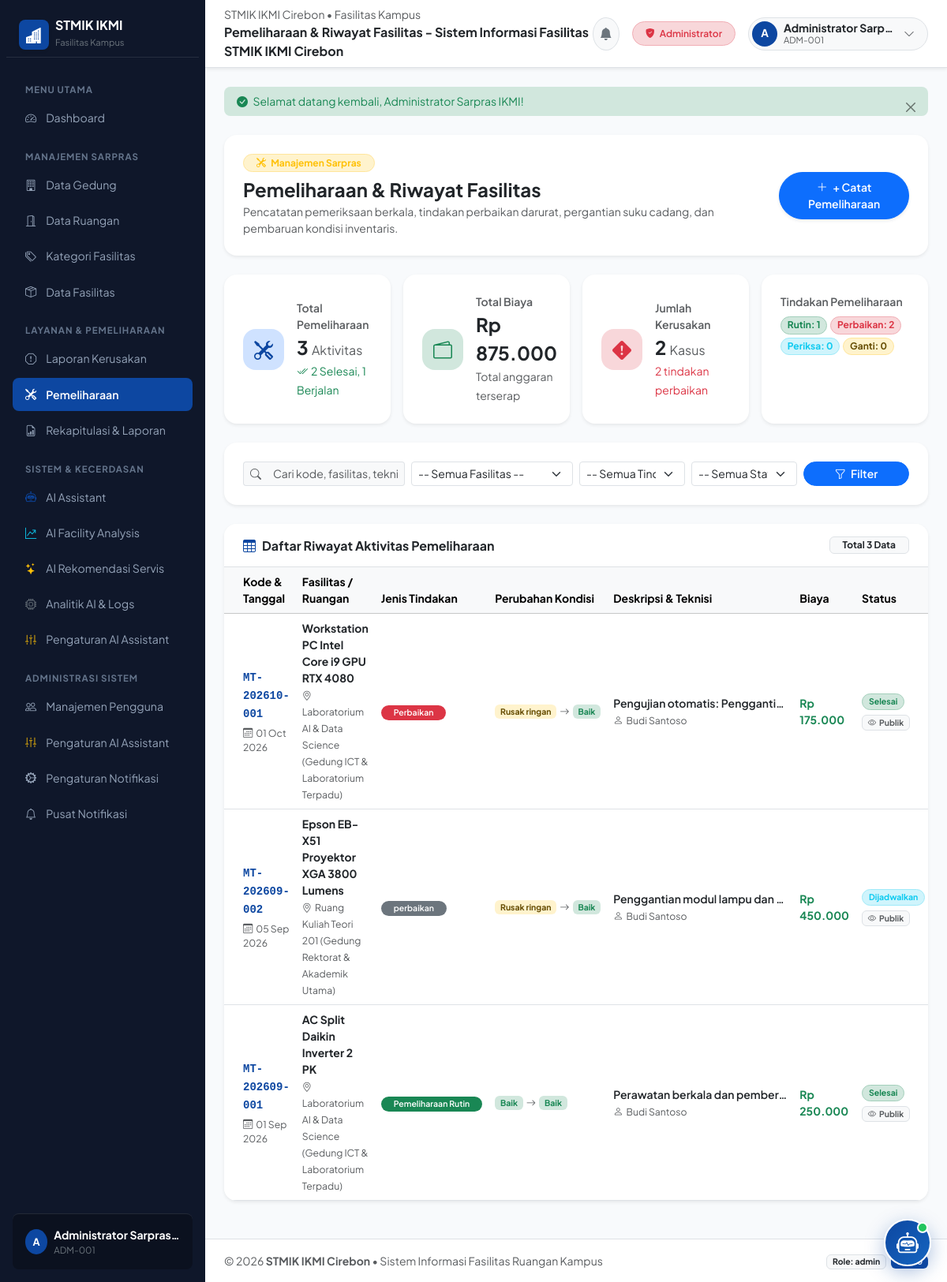
/public/pemeliharaan (signed in), run on the app's committed database.
### tables this page shows
CREATE TABLE `pemeliharaan` (
  `id` int unsigned NOT NULL AUTO_INCREMENT,
  `kode_pemeliharaan` varchar(50) NOT NULL,
  `fasilitas_id` int unsigned NOT NULL,
  `laporan_id` int unsigned DEFAULT NULL,
  `petugas_id` int unsigned NOT NULL COMMENT 'User dengan role Petugas Sarpras',
  `tanggal` date DEFAULT NULL,
  `tanggal_mulai` date NOT NULL,
  `tanggal_selesai` date DEFAULT NULL,
  `jenis_tindakan` varchar(50) NOT NULL DEFAULT 'Pemeliharaan Rutin',
  `kondisi_sebelum` enum('baik','rusak_ringan','rusak_berat','tidak_layak','hilang') NOT NULL DEFAULT 'baik',
  `kondisi_sesudah` enum('baik','rusak_ringan','rusak_berat','tidak_layak','hilang') NOT NULL DEFAULT 'baik',
  `deskripsi` text,
  `biaya` decimal(12,2) NOT NULL DEFAULT '0.00',
  `keterangan` text,
  `status` enum('dijadwalkan','sedang_dikerjakan','selesai','batal') NOT NULL DEFAULT 'dijadwalkan',
  `tampil_publik` tinyint(1) NOT NULL DEFAULT '1' COMMENT '1 = Tampil untuk publik/pengguna, 0 = Internal sarpras',
  `created_at` timestamp NOT NULL DEFAULT CURRENT_TIMESTAMP,
  `updated_at` timestamp NOT NULL DEFAULT CURRENT_TIMESTAMP ON UPDATE CURRENT_TIMESTAMP,
  PRIMARY KEY (`id`),
  UNIQUE KEY `uq_pemeliharaan_kode_pemeliharaan` (`kode_pemeliharaan`),
  KEY `idx_pemeliharaan_fasilitas_id` (`fasilitas_id`),
  KEY `idx_pemeliharaan_laporan_id` (`laporan_id`),
  KEY `idx_pemeliharaan_petugas_id` (`petugas_id`),
  KEY `idx_pemeliharaan_status` (`status`),
  KEY `idx_pemeliharaan_tanggal_mulai` (`tanggal_mulai`),
  CONSTRAINT `fk_pemeliharaan_fasilitas` FOREIGN KEY (`fasilitas_id`) REFERENCES `fasilitas` (`id`) ON DELETE RESTRICT ON UPDATE CASCADE,
  CONSTRAINT `fk_pemeliharaan_laporan` FOREIGN KEY (`laporan_id`) REFERENCES `laporan_kerusakan` (`id`) ON DELETE SET NULL ON UPDATE CASCADE,
  CONSTRAINT `fk_pemeliharaan_petugas` FOREIGN KEY (`petugas_id`) REFERENCES `users` (`id`) ON DELETE RESTRICT ON UPDATE CASCADE
);

CREATE TABLE `fasilitas` (
  `id` int unsigned NOT NULL AUTO_INCREMENT,
  `kode_inventaris` varchar(50) NOT NULL,
  `nama` varchar(150) NOT NULL,
  `kategori_id` int unsigned NOT NULL,
  `ruangan_id` int unsigned NOT NULL,
  `jumlah` int unsigned NOT NULL DEFAULT '1',
  `kondisi` enum('baik','rusak_ringan','rusak_berat','tidak_layak','hilang') NOT NULL DEFAULT 'baik',
  `tahun_pengadaan` year NOT NULL,
  `foto` varchar(255) DEFAULT NULL,
  `keterangan` text,
  `created_at` timestamp NOT NULL DEFAULT CURRENT_TIMESTAMP,
  `updated_at` timestamp NOT NULL DEFAULT CURRENT_TIMESTAMP ON UPDATE CURRENT_TIMESTAMP,
  PRIMARY KEY (`id`),
  UNIQUE KEY `uq_fasilitas_kode_inventaris` (`kode_inventaris`),
  KEY `idx_fasilitas_kategori_id` (`kategori_id`),
  KEY `idx_fasilitas_ruangan_id` (`ruangan_id`),
  KEY `idx_fasilitas_kondisi` (`kondisi`),
  KEY `idx_fasilitas_tahun_pengadaan` (`tahun_pengadaan`),
  CONSTRAINT `fk_fasilitas_kategori` FOREIGN KEY (`kategori_id`) REFERENCES `kategori_fasilitas` (`id`) ON DELETE RESTRICT ON UPDATE CASCADE,
  CONSTRAINT `fk_fasilitas_ruangan` FOREIGN KEY (`ruangan_id`) REFERENCES `ruangan` (`id`) ON DELETE RESTRICT ON UPDATE CASCADE
);

CREATE TABLE `ruangan` (
  `id` int unsigned NOT NULL AUTO_INCREMENT,
  `gedung_id` int unsigned NOT NULL,
  `kode_ruangan` varchar(30) NOT NULL,
  `nama_ruangan` varchar(100) NOT NULL,
  `lantai` tinyint NOT NULL DEFAULT '1',
  `jenis_ruangan` enum('Kelas','Laboratorium','Ruang Dosen','Ruang Administrasi','Ruang Rapat','Ruang Seminar','Lainnya') NOT NULL DEFAULT 'Kelas',
  `kapasitas` smallint unsigned NOT NULL DEFAULT '0',
  `status` enum('tersedia','digunakan','perbaikan','nonaktif') NOT NULL DEFAULT 'tersedia',
  `keterangan` text,
  `created_at` timestamp NOT NULL DEFAULT CURRENT_TIMESTAMP,
  `updated_at` timestamp NOT NULL DEFAULT CURRENT_TIMESTAMP ON UPDATE CURRENT_TIMESTAMP,
  PRIMARY KEY (`id`),
  UNIQUE KEY `uq_ruangan_kode_ruangan` (`kode_ruangan`),
  KEY `idx_ruangan_gedung_id` (`gedung_id`),
  KEY `idx_ruangan_jenis_ruangan` (`jenis_ruangan`),
  KEY `idx_ruangan_status` (`status`),
  CONSTRAINT `fk_ruangan_gedung` FOREIGN KEY (`gedung_id`) REFERENCES `gedung` (`id`) ON DELETE RESTRICT ON UPDATE CASCADE
);

CREATE TABLE `gedung` (
  `id` int unsigned NOT NULL AUTO_INCREMENT,
  `kode_gedung` varchar(20) NOT NULL,
  `nama_gedung` varchar(100) NOT NULL,
  `lokasi` varchar(255) DEFAULT NULL,
  `jumlah_lantai` tinyint unsigned NOT NULL DEFAULT '1',
  `deskripsi` text,
  `keterangan` text,
  `status` enum('aktif','renovasi','nonaktif') NOT NULL DEFAULT 'aktif',
  `created_at` timestamp NOT NULL DEFAULT CURRENT_TIMESTAMP,
  `updated_at` timestamp NOT NULL DEFAULT CURRENT_TIMESTAMP ON UPDATE CURRENT_TIMESTAMP,
  PRIMARY KEY (`id`),
  UNIQUE KEY `uq_gedung_kode_gedung` (`kode_gedung`),
  KEY `idx_gedung_status` (`status`)
);

CREATE TABLE `users` (
  `id` int unsigned NOT NULL AUTO_INCREMENT,
  `role_id` int unsigned NOT NULL,
  `nomor_induk` varchar(50) NOT NULL COMMENT 'NIM / NIDN / NIP Civitas STMIK IKMI',
  `nama_lengkap` varchar(100) NOT NULL,
  `email` varchar(100) NOT NULL,
  `password` varchar(255) NOT NULL COMMENT 'Password terenkripsi (Bcrypt hash)',
  `telepon` varchar(20) DEFAULT NULL,
  `jenis_pengguna` enum('dosen','mahasiswa','staff','umum') NOT NULL DEFAULT 'mahasiswa',
  `status` enum('aktif','nonaktif') NOT NULL DEFAULT 'aktif',
  `created_at` timestamp NOT NULL DEFAULT CURRENT_TIMESTAMP,
  `updated_at` timestamp NOT NULL DEFAULT CURRENT_TIMESTAMP ON UPDATE CURRENT_TIMESTAMP,
  PRIMARY KEY (`id`),
  UNIQUE KEY `uq_users_nomor_induk` (`nomor_induk`),
  UNIQUE KEY `uq_users_email` (`email`),
  KEY `idx_users_role_id` (`role_id`),
  KEY `idx_users_status` (`status`),
  KEY `idx_users_jenis_pengguna` (`jenis_pengguna`),
  CONSTRAINT `fk_users_role` FOREIGN KEY (`role_id`) REFERENCES `roles` (`id`) ON DELETE RESTRICT ON UPDATE CASCADE
);

### app/views/pemeliharaan/index.php (the view, shortened to what the rows shown need)
<div class="container-fluid p-0">
    <div class="card border-0 shadow-sm rounded-4 bg-white overflow-hidden mb-4">
        <div class="card-body p-0">
            <?php if (empty($pemeliharaan_list)): ?>
                <div class="text-center py-5">
                    <div class="rounded-circle bg-light d-inline-flex p-4 text-muted mb-3">
                        <i class="bi bi-tools fs-1 text-secondary"></i>
                    </div>
                    <h6 class="fw-bold text-dark">Tidak Ada Data Pemeliharaan Ditemukan</h6>
                    <p class="text-muted small mb-3">Tidak ada aktivitas pemeliharaan yang cocok dengan kriteria filter saat ini.</p>
                    <?php if (Auth::hasRole(['admin', 'petugas_sarpras'])): ?>
                        <a href="<?= base_url('pemeliharaan/tambah' . (!empty($fasilitas_id) ? '?fasilitas_id=' . $fasilitas_id : '')) ?>" class="btn btn-primary rounded-pill px-4 btn-sm fw-semibold shadow-sm">
                            <i class="bi bi-plus-lg me-1"></i> Catat Pemeliharaan Baru
                        </a>
                    <?php endif; ?>
                </div>
            <?php else: ?>
                <div class="table-responsive">
                    <table class="table table-hover align-middle mb-0 small">
                        <thead class="table-light">
                            <tr>
                                <th class="ps-4">Kode & Tanggal</th>
                                <th>Fasilitas / Ruangan</th>
                                <th>Jenis Tindakan</th>
                                <th>Perubahan Kondisi</th>
                                <th>Deskripsi & Teknisi</th>
                                <th>Biaya</th>
                                <th>Status</th>
                            </tr>
                        </thead>
                        <tbody>
                            <?php foreach ($pemeliharaan_list as $p):
                                $tglDisplay = !empty($p['tanggal']) ? $p['tanggal'] : $p['tanggal_mulai'];
                                $badgeTindakanClass = 'bg-secondary';
                                if ($p['jenis_tindakan'] === 'Perbaikan') $badgeTindakanClass = 'bg-danger text-white';
                                elseif ($p['jenis_tindakan'] === 'Pemeriksaan') $badgeTindakanClass = 'bg-info text-dark';
                                elseif ($p['jenis_tindakan'] === 'Penggantian') $badgeTindakanClass = 'bg-warning text-dark';
                                elseif ($p['jenis_tindakan'] === 'Pemeliharaan Rutin') $badgeTindakanClass = 'bg-success text-white';
                                $badgeSebelum = ($p['kondisi_sebelum'] ?? 'baik') === 'baik' ? 'badge bg-success-subtle text-success' : 'badge bg-warning-subtle text-warning-emphasis';
                                $badgeSesudah = ($p['kondisi_sesudah'] ?? 'baik') === 'baik' ? 'badge bg-success-subtle text-success' : 'badge bg-warning-subtle text-warning-emphasis';
                            ?>
                            <tr>
                                <td class="ps-4">
                                    <a href="<?= base_url('pemeliharaan/detail/' . $p['id']) ?>" class="fw-bold font-monospace text-primary text-decoration-none">
                                        <?= htmlspecialchars($p['kode_pemeliharaan']) ?>
                                    </a>
                                    <div class="text-muted small mt-1">
                                        <i class="bi bi-calendar3 me-1"></i><?= date('d M Y', strtotime($tglDisplay)) ?>
                                    </div>
                                </td>
                                <td>
                                    <div class="fw-bold text-dark">
                                        <a href="<?= base_url('fasilitas/detail/' . $p['fasilitas_id']) ?>" class="text-dark text-decoration-none hover-primary">
                                            <?= htmlspecialchars($p['nama_fasilitas']) ?>
                                        </a>
                                    </div>
                                    <small class="text-muted">
                                        <i class="bi bi-geo-alt me-1"></i><?= htmlspecialchars($p['nama_ruangan']) ?> (<?= htmlspecialchars($p['nama_gedung']) ?>)
                                    </small>
                                </td>
                                <td>
                                    <span class="badge <?= $badgeTindakanClass ?> px-3 py-1 rounded-pill fw-semibold">
                                        <?= htmlspecialchars($p['jenis_tindakan']) ?>
                                    </span>
                                </td>
                                <td>
                                    <div class="d-flex align-items-center gap-1">
                                        <span class="<?= $badgeSebelum ?>"><?= ucfirst(str_replace('_', ' ', $p['kondisi_sebelum'] ?? 'baik')) ?></span>
                                        <i class="bi bi-arrow-right text-muted small"></i>
                                        <span class="<?= $badgeSesudah ?>"><?= ucfirst(str_replace('_', ' ', $p['kondisi_sesudah'] ?? 'baik')) ?></span>
                                    </div>
                                </td>
                                <td>
                                    <div class="fw-semibold text-dark text-truncate" style="max-width: 220px;" title="<?= htmlspecialchars($p['deskripsi'] ?? '') ?>">
                                        <?= htmlspecialchars($p['deskripsi'] ?? $p['keterangan'] ?? '-') ?>
                                    </div>
                                    <small class="text-muted">
                                        <i class="bi bi-person me-1"></i><?= htmlspecialchars($p['nama_petugas']) ?>
                                    </small>
                                </td>
                                <td>
                                    <span class="fw-bold text-success">
                                        Rp <?= number_format($p['biaya'], 0, ',', '.') ?>
                                    </span>
                                </td>
                                <td>
                                    <?php if ($p['status'] === 'selesai'): ?>
                                        <span class="badge bg-success-subtle text-success border border-success-subtle px-2 py-1 rounded-pill">Selesai</span>
                                    <?php elseif ($p['status'] === 'sedang_dikerjakan'): ?>
                                        <span class="badge bg-warning-subtle text-warning-emphasis border border-warning-subtle px-2 py-1 rounded-pill">Dikerjakan</span>
                                    <?php elseif ($p['status'] === 'dijadwalkan'): ?>
                                        <span class="badge bg-info-subtle text-info border border-info-subtle px-2 py-1 rounded-pill">Dijadwalkan</span>
                                    <?php else: ?>
                                        <span class="badge bg-secondary px-2 py-1 rounded-pill"><?= ucfirst($p['status']) ?></span>
                                    <?php endif; ?>
                                    <?php if (!$is_pengguna): ?>
                                        <div class="mt-1">
                                            <?php if (isset($p['tampil_publik']) && $p['tampil_publik'] == 1): ?>
                                                <span class="badge bg-light text-muted border" style="font-size: 0.65rem;"><i class="bi bi-eye me-1"></i>Publik</span>
                                            <?php else: ?>
                                                <span class="badge bg-dark-subtle text-dark border" style="font-size: 0.65rem;"><i class="bi bi-eye-slash me-1"></i>Internal</span>
                                            <?php endif; ?>
                                        </div>
                                    <?php endif; ?>
                                </td>
                            </tr>
                            <?php endforeach; ?>
                        </tbody>
                    </table>
                </div>
            <?php endif; ?>
        </div>
    </div>
</div>

### data on the page
pemeliharaan: kode_pemeliharaan "MT-202610-001", tanggal "01 Oct 2026", fasilitas.nama "Workstation PC Intel Core i9 GPU RTX 4080", ruangan.nama_ruangan "Laboratorium AI & Data Science", gedung.nama_gedung "Gedung ICT & Laboratorium Terpadu", jenis_tindakan "Perbaikan", kondisi_sebelum "Rusak ringan", kondisi_sesudah "Baik", deskripsi "Pengujian otomatis: Pengganti…", petugas.nama_lengkap "Budi Santoso", biaya "175.000", status "Selesai", tampil_publik 1 (drawn)
pemeliharaan: kode_pemeliharaan "MT-202609-002", tanggal "05 Sep 2026", fasilitas.nama "Epson EB-X51 Proyektor XGA 3800 Lumens", ruangan.nama_ruangan "Ruang Kuliah Teori 201", gedung.nama_gedung "Gedung Rektorat & Akademik Utama", jenis_tindakan "perbaikan", kondisi_sebelum "Rusak ringan", kondisi_sesudah "Baik", deskripsi "Penggantian modul lampu dan…", petugas.nama_lengkap "Budi Santoso", biaya "450.000", status "Dijadwalkan", tampil_publik 1 (drawn)
pemeliharaan: kode_pemeliharaan "MT-202609-001", tanggal "01 Sep 2026", fasilitas.nama "AC Split Daikin Inverter 2 PK", ruangan.nama_ruangan "Laboratorium AI & Data Science", gedung.nama_gedung "Gedung ICT & Laboratorium Terpadu", jenis_tindakan "Pemeliharaan Rutin", kondisi_sebelum "Baik", kondisi_sesudah "Baik", deskripsi "Perawatan berkala dan pember…", petugas.nama_lengkap "Budi Santoso", biaya "250.000", status "Selesai", tampil_publik 1 (drawn)

### other printed values
substr(Auth::user()['nama_lengkap'] ?? 'U', 0, 1) "A"
Auth::user()['nama_lengkap'] "Administrator Sarpras…"
Auth::user()['nomor_induk'] "ADM-001"
$title "Pemeliharaan & Riwayat Fasilitas - Sistem Informasi Fasilitas STMIK IKMI Cirebon"
$roleLabel "Administrator"
substr($user['nama_lengkap'] ?? 'U', 0, 1) "A"
$user['nama_lengkap'] "Administrator Sarp…"
$user['nomor_induk'] "ADM-001"
$_SESSION['flash_success'] "Selamat datang kembali, Administrator Sarpras IKMI!"
$stats['total_pemeliharaan'] "3"
$stats['selesai'] "2"
$stats['proses'] "1"
$stats['total_biaya'] "875.000"
$stats['jumlah_kerusakan'] "2"
$stats['perbaikan'] "2"
